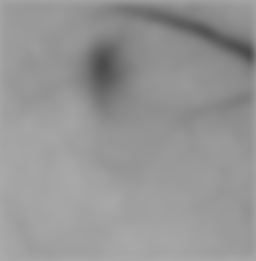
%> input picture PatchesImages/Patch01.tif, 256 x 261 px
$ octave Run_PatchesColorMap.m   (GNU Octave 9; MATLAB toolbox functions it lacks are replaced by stand-ins)
%> lines starting %> are read from the running program, lines starting %| are printed output that depends on the picture
### PatchesColorMap.m
function PatchesColorMap( numYpatches, numXpatches, ...
    AverageResponseMatrix, SaveDirectory, BloodVesselImage, ...
    ScaleRange, NormalizeImages, ClipAtLowerPercentile, InvertResponse)
% function PatchesColorMap( numYpatches, numXpatches, ...
%     AverageResponseMatrix, SaveDirectory, BloodVesselImage)
%
% This function plots the individual response maps (scaled to respective maxima
% and then assigns a color to each pixel based on which stimulus patch gave
% the largest response
%
% Inputs:
%  - numYpatches:   Number of patches along vertical axis of monitor
%  - numXpatches:   Number of patches along horizontal axis of monitor
%  - AverageResponseMatrix: Matrix that contains an image of the average
%                           intrisic response per patch
%                           [npixelsY, npixelsX, nStimuli]
%                           Stimuli are patches organized in a row like this:
%                           [ X1Y1, X2Y1, X3Y1, X1Y2, X2Y2, X3Y2, etc..]
%  - SaveDirectory:         Any directory, e.g. 'C:\Users\goltstein\Pictures'
%  - BloodVesselImage:      Matrix containing a bloodvessel image [Y,X]
%                           If no image present, supply an empty matrix []
%  - ScaleRange:            Range of values to code from black to brightest
%                               (e.g. [0,1] or [0.3 0.9])
%  - NormalizeImages:       Scale images automatically between min-max
%  - ClipAtPercentile:      Set minimum of image to this percentile, or do
%                           not scale at all when set to NaN
%  - InvertResponse:        If responses are negative, set to true
%                           otherwise set to false
%

    % Local settings
    UseColorMap = 'hsv'; % Use this map, unless n-ptaches is 4 or 9,
                         %   then it uses manually defined, see below

    % Get size and number of stimuli
    [ySize,xSize,nStim] = size(AverageResponseMatrix);

    % Make sure bloodvessel image is there, a double and scaled nicely
    if isempty(BloodVesselImage)
        BloodVesselImage = zeros(ySize,xSize);
    else
        BloodVesselImage = im2double(BloodVesselImage);
        BloodVesselImage = imadjust(BloodVesselImage);
    end

    % get colormap for patches
    if nStim == 4
        Cmap = {[0 0 1],[0 1 0],[1 1 0],[1 0 0]};
    elseif nStim == 9
        Cmap = {[0 0.5 0.5],[0 0.5 1],[0 0 1],[0.5 0.5 0],[0.5 1 0],[0 1 0],[0.5 0 0.5],[1 0 0.5],[1 0 0]};
    else
        Cmap = LOCAL_ColorMap( nStim, UseColorMap );
        for s = 1:length(Cmap)
            Cmap{s}(Cmap{s}==max(Cmap{s})) = 1;
        end
    end

    % Normalize and invert each patch separately
    ScaledResponseMatrix = zeros(ySize,xSize,nStim);
    for c = 1:nStim
        if InvertResponse
            I = AverageResponseMatrix(:,:,c) * -1; % Here we switch from negative to positive responses
        else
            I = AverageResponseMatrix(:,:,c);
        end
        if NormalizeImages
            I = (I-min(I(:))) ./ (max(I(:))-min(I(:)));
        end
        if isnan(ClipAtLowerPercentile)
            ScaledResponseMatrix(:,:,c) = I;
        else
            SortedInt = sort(I(:),'ascend');
            IntThreshold = SortedInt( max([1, round(length(SortedInt)*ClipAtLowerPercentile)]) );
            I(I<IntThreshold) = IntThreshold;
            ScaledResponseMatrix(:,:,c) = (I-min(I(:))) ./ (max(I(:))-min(I(:)));
        end
    end

    % Display scaled individual maps
    figure; colormap('gray');
    for s = 1:nStim
        subplot(numYpatches,numXpatches,s);
        imagesc( ScaledResponseMatrix(:,:,s) );
        colorbar;
    end

    % get largests 'negative' response
    for s = 1:nStim
        MaxR(s) = max(max(ScaledResponseMatrix(:,:,s)));
    end
    MaxR = max(MaxR)*ScaleRange(2);

    % Make colored response map
    PatchesColormap = zeros(ySize,xSize,3);
    PatchesBVoverlay = zeros(ySize,xSize,3);
    for y = 1:ySize
        for x = 1:xSize

            % get responses from all patches for this pixel
            Responsevec = squeeze(ScaledResponseMatrix(y,x,:));

            % Get the patch that gives the largest negative response
            Winner = find( Responsevec == max(Responsevec) );
            if length(Winner) > 1
                [~,ix] = sort(rand(1,length(Winner)));
                Winner = Winner(ix(1));
            end

            % get relative amplitude of the response in this patch
            ResponseAmp = min([ Responsevec(Winner)./MaxR 1]);
            ResponseAmp = (ResponseAmp-ScaleRange(1)) ./ (1-ScaleRange(1));
            ResponseAmp(ResponseAmp<0) = 0;

            % get a scaled color in the patch
            PatchesColormap(y,x,:) = Cmap{Winner} .* ResponseAmp;
            PatchesBVoverlay(y,x,:) = (Cmap{Winner} .* ResponseAmp) + ...
                ((1-ResponseAmp)*BloodVesselImage(y,x));
        end
    end

    % Make patches index map to show which color belongs to which patch
    ColorPatchesIndex = zeros(numYpatches+10,numXpatches+10,3);
    six = 0;
    for y = 1:numYpatches
        for x = 1:numXpatches
            six = six + 1;
            xIx = (((x-1)*10)+1):(x*10);
            yIx = (((y-1)*10)+1):(y*10);
            for c = 1:3
                ColorPatchesIndex(yIx,xIx,c) = Cmap{six}(c);
            end
        end
    end

    % show figure
    figure;
    subplot(2,2,1);
    imshow(ColorPatchesIndex);
    title('Legend');
    subplot(2,2,2);
    imshow(PatchesColormap);
    title('Colormap');
    subplot(2,2,3);
    imshow(BloodVesselImage);
    title('Bloodvessel pattern');
    subplot(2,2,4);
    imshow(PatchesBVoverlay);
    title('Bloodvessel patches overlay');

    % Save data
    save([ SaveDirectory filesep 'PatchesMapData.mat']',...
        'ScaledResponseMatrix','ColorPatchesIndex',...
        'PatchesColormap','PatchesBVoverlay', ...
        'numYpatches', 'numYpatches', 'BloodVesselImage' );

    % Export images
    imwrite( ColorPatchesIndex, [SaveDirectory filesep 'ColorPatchesIndex.tiff'] );
    imwrite( PatchesColormap, [SaveDirectory filesep 'PatchesColormap.tiff'] );
    imwrite( BloodVesselImage, [SaveDirectory filesep 'BloodVesselImage.tiff'] );
    imwrite( PatchesBVoverlay, [SaveDirectory filesep 'PatchesBVoverlay.tiff'] );

end

function C = LOCAL_ColorMap( N, Name )
    figure;
    CM = colormap( Name );
    close;
    IX = round(linspace(1,64,N));
    for i = 1:length(IX)
        C{i} = CM(IX(i),:);
    end
end

### Run_PatchesColorMap.m
% Test script that loads intrinsic imaging matrix and blood vessel image
% and then creates the colored patches maps

% Settings & File locations
numYpatches = 4;
numXpatches = 6;
BVfile = dir('BloodVesselPattern.tiff');
PatchesFiles = dir('.\PatchesImages\Patch*.tif');
GaussFilterSigma = 0; % Sigma of Gaussian smooth
ScaleRange = [0.4 0.9];
NormalizeImages = true;
ClipAtLowerPercentile = 0.25; % set to e.g. 0.25 for 25%
InvertResponse = true;

% [12 lines of commented-out code are left out]
Im = imread([PatchesFiles(1).folder filesep PatchesFiles(1).name]);
%> Im is the input picture: size 261x256 uint8; min 75, max 171, mean 149.1
ySize = size(Im,1);
%> ySize = 261
xSize = size(Im,2);
%> xSize = 256
nPatches = length(PatchesFiles);

% Load all files and display which patch they are assigne to
AverageResponseMatrix = zeros( ySize, xSize, nPatches );
for p = 1:nPatches

    % Load image
    Im = im2double(imread([PatchesFiles(p).folder filesep PatchesFiles(p).name]));
%> Im: size 261x256 double; min 0.294, max 0.671, mean 0.585
    if length(size(Im)) == 3
        Im = mean(Im,3);
    end

    % Smooth image if sigma is > 0
    if GaussFilterSigma > 0
        Im = imgaussfilt(Im,GaussFilterSigma);
    end

    % Gollect image in matrix
    yPos = ceil(p/numXpatches);
    xPos = mod(p-1,numXpatches)+1;
    fprintf('%2.0f: %s (Patch Y=%1.0f, X=%1.0f)\n', ...
        p, [PatchesFiles(p).folder filesep PatchesFiles(p).name], yPos, xPos );
    AverageResponseMatrix(:,:,p) = Im;
end
%> pass 2 of the loop `for p = 1:nPatches`:
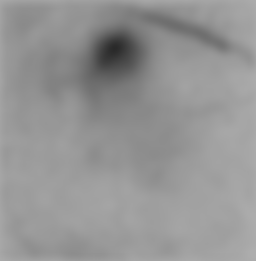
%> input picture PatchesImages/Patch02.tif, 256 x 261 px
%> `AverageResponseMatrix(:,:,p) = Im;`:
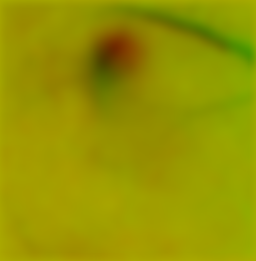
%> AverageResponseMatrix: size 261x256x3 double; mean R, G, B 0.585, 0.582, 0
%> pass 3 of the loop `for p = 1:nPatches`:
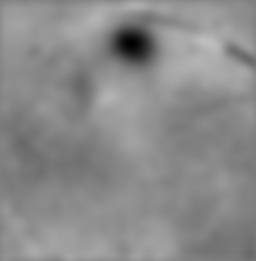
%> input picture PatchesImages/Patch03.tif, 256 x 261 px
%> `AverageResponseMatrix(:,:,p) = Im;`:
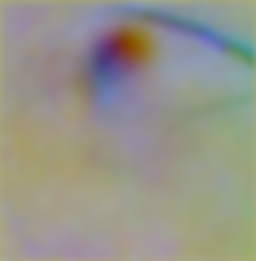
%> AverageResponseMatrix: size 261x256x3 double; mean R, G, B 0.585, 0.582, 0.543

% Load bloodvessel image if present
if ~isempty(BVfile)
    BloodVesselImage = imread(BVfile(1).name);
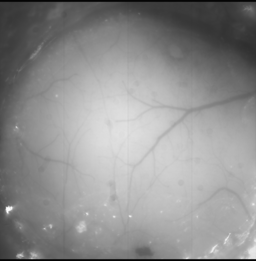
%> input picture BloodvesselPattern.tiff, 256 x 261 px
%> BloodVesselImage is the input picture: size 261x256 uint16; min 0, max 4172, mean 2349.3
    fprintf('Bloodvessel file: %s \n', [BVfile(1).folder filesep BVfile(1).name]);
else
    BloodVesselImage = ones( ySize, xSize );
    fprintf('Bloodvessel file: None \n');
end

% Make maps
SaveDirectory = pwd;
PatchesColorMap( numYpatches, numXpatches, ...
    AverageResponseMatrix, SaveDirectory, BloodVesselImage, ...
    ScaleRange, NormalizeImages, ClipAtLowerPercentile, InvertResponse);
%> the loop in PatchesColorMap, `for c = 1:nStim` made 3 passes
%> IntThreshold on passes 1 to 3: 0.115, 0.106, 0.215
%> pass 1, in PatchesColorMap, `I = AverageResponseMatrix(:,:,c) * -1;`:
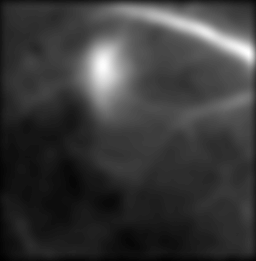
%> I: size 261x256 double; min -0.671, max -0.294, mean -0.585; drawn with min black and max white
%> after the loop in PatchesColorMap, `for c = 1:nStim`:
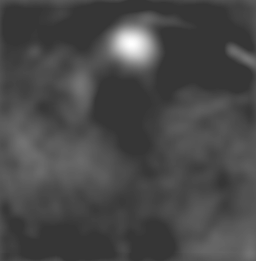
%> I: size 261x256 double; min 0.215, max 1, mean 0.287
%> after the loop in PatchesColorMap, `for c = 1:nStim`:
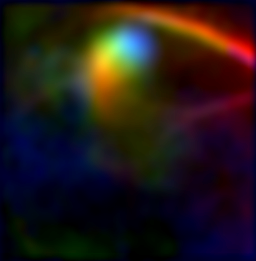
%> ScaledResponseMatrix: size 261x256x3 double; mean R, G, B 0.138, 0.0973, 0.0926
%> after the loop in PatchesColorMap, `for s = 1:nStim`:
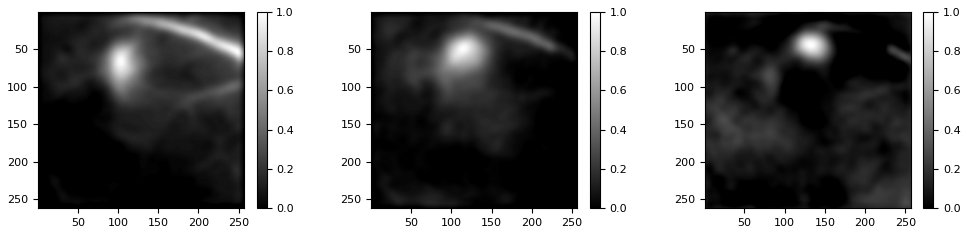
%> figure redrawn from the program's plot data, 3 panels
%> after the loop in PatchesColorMap, `for s = 1:nStim`: MaxR = [1 1 1]
%> in PatchesColorMap, `MaxR = max(MaxR)*ScaleRange(2);`: MaxR = 0.9
%> after the loop in PatchesColorMap, `for y = 1:ySize`:
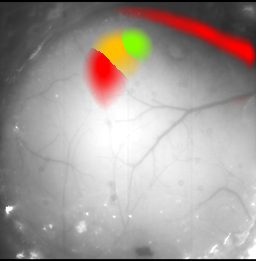
%> PatchesBVoverlay: size 261x256x3 double; mean R, G, B 0.645, 0.612, 0.596
%> after the loop in PatchesColorMap, `for y = 1:ySize`:
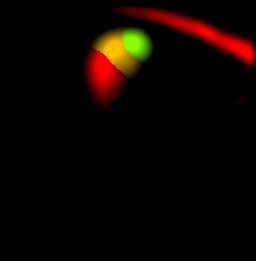
%> PatchesColormap: size 261x256x3 double; mean R, G, B 0.0495, 0.016, 0
%> after the loop in PatchesColorMap, `for y = 1:ySize`: ResponseAmp = 0; ix = [3 1 2]
%> the run ends on the next line
